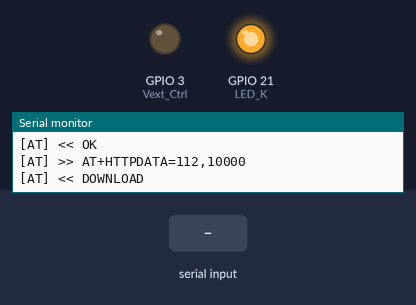
Simulated run of this sketch. Board: ESP32. Parts: output pins drawn as LEDs (lit = HIGH), the last lines printed to the serial monitor. Dashed ring = blinking. Inputs (shaded band) come from the test bench. Random numbers use the default seed unless the sketch sets one; the modem accepts every AT command (registered, SIM ready, sends succeed) and sends nothing else.

Above: at 7.6 s.
7.7 s: "+HTTPACTION: 1,200\n" received over the second serial link
10.7 s: "+HTTPACTION:1,200\n" received over the second serial link
At 11.08 s:
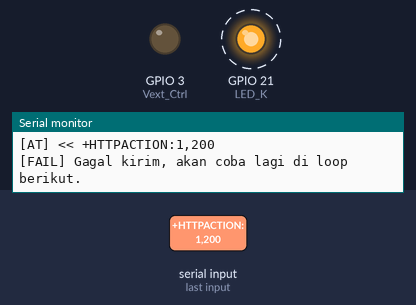
At 13.2 s:
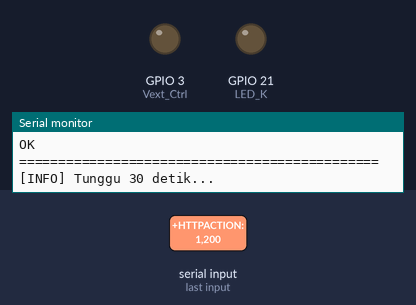
Timing chart, 0 to 14.7 s (numbered marks = the images above; inputs shaded):
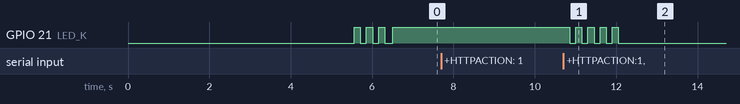

Measured:
- by itself, GPIO 21 (LED_K): alternates HIGH for 0.15 s and LOW for 0.15 s, 9 changes in all, then stays LOW

The sketch:

sim900a_https_tracker2.ino
```cpp
/*
 * ============================================================
 *  SIM900A + Heltec Wireless Tracker v1.2
 *  Kirim Data GPS (acak) via HTTPS POST
 * ============================================================
 *  PIN KONEKSI:
 *    SIM900A TX    --> GPIO 13 (RX ESP32)
 *    SIM900A RX    --> GPIO 14 (TX ESP32)
 *    SIM900A GND   --> GND Heltec
 *    SIM900A VCC   --> VBAT Heltec (3.7V)
 * ============================================================
 */

#include <HardwareSerial.h>

// ---- PIN HELTEC WIRELESS TRACKER v1.2 ----
#define Vext_Ctrl     3
#define LED_K         21
#define LED_BUILTIN   18  // JANGAN dipakai UART

// ---- PIN SIM900A ----
#define SIM_TX        17   // ESP32 TX --> SIM900A RX
#define SIM_RX        18   // ESP32 RX --> SIM900A TX
#define SIM_BAUD      9600
#define SERIAL_BAUD   115200

// ---- KONFIGURASI APN Indosat ----
const char* APN      = "indosatgprs";
const char* APN_USER = "indosat";
const char* APN_PASS = "indosat";

// ---- KONFIGURASI SERVER ----
const char* SERVER_HOST = "laser-tag-project.vercel.app";
const char* SERVER_PATH = "/api/tracker";

HardwareSerial simSerial(1);

// ============================================================
// SETUP
// ============================================================
void setup() {
  Serial.begin(SERIAL_BAUD);
  delay(1000);

  pinMode(Vext_Ctrl, OUTPUT);
  digitalWrite(Vext_Ctrl, LOW);   // Aktifkan peripheral onboard
  delay(500);

  pinMode(LED_K, OUTPUT);
  digitalWrite(LED_K, LOW);

  Serial.println("==============================================");
  Serial.println("  SIM900A HTTPS Tracker - Heltec WT v1.2");
  Serial.println("==============================================");

  simSerial.begin(SIM_BAUD, SERIAL_8N1, SIM_RX, SIM_TX);
  delay(2000);

  // --- Cek komunikasi modem ---
  Serial.println("[INIT] Cek komunikasi modem...");
  if (!sendAT("AT", "OK", 3000)) {
    Serial.println("[ERROR] SIM900A tidak merespons! Cek wiring & power.");
    while (true) { blinkLED(5); delay(1000); }
  }
  Serial.println("[OK] Modem merespons!");

  sendAT("ATE0", "OK", 2000);       // Matikan echo
  sendAT("ATI",  "OK", 2000);       // Info firmware

  // --- Cek SIM ---
  Serial.println("[INIT] Cek SIM card...");
  if (!sendAT("AT+CPIN?", "READY", 5000)) {
    Serial.println("[ERROR] SIM card tidak terbaca!");
    while (true) { blinkLED(3); delay(1000); }
  }
  Serial.println("[OK] SIM card OK!");

  // --- Paksa band 900+1800 MHz (Indosat) ---
  Serial.println("[INIT] Set band EGSM+DCS (900+1800 MHz) untuk Indosat...");
  if (sendAT("AT+CBAND=\"EGSM_DCS_MODE\"", "OK", 5000)) {
    Serial.println("[OK] Band berhasil diset ke 900+1800 MHz!");
  } else {
    Serial.println("[WARN] Gagal set band, mencoba ALL_BAND...");
    sendAT("AT+CBAND=\"ALL_BAND\"", "OK", 5000);
  }
  delay(2000);  // Beri waktu modem scan ulang

  // --- Cek sinyal ---
  Serial.println("[INIT] Cek kualitas sinyal...");
  sendAT("AT+CSQ", "OK", 3000);

  // --- Tunggu registrasi jaringan ---
  waitForNetwork();

  // --- Cek operator ---
  sendAT("AT+COPS?", "OK", 5000);

  Serial.println("[INFO] Inisialisasi selesai!");
  Serial.println("==============================================");
  blinkLED(3);
}

// ============================================================
// LOOP
// ============================================================
void loop() {
  // Generate data acak
  float  lat        = -6.2000 + (random(-1000, 1000) / 10000.0);
  float  lon        = 106.8000 + (random(-1000, 1000) / 10000.0);
  float  alt        = 10.0 + random(0, 100);
  int    sat        = random(4, 15);
  float  batt       = 3.5 + (random(0, 12) / 10.0);
  int    rssi       = -(random(50, 110));
  float  snr        = random(-5, 15) + (random(0, 9) / 10.0);
  String status_str = (batt > 3.7) ? "OK" : "LOW_BATT";

  // Tampilkan di Serial Monitor
  Serial.println("----------------------------------------------");
  Serial.println("[DATA] Payload yang akan dikirim:");
  Serial.printf("  LATITUDE  : %.6f\n", lat);
  Serial.printf("  LONGITUDE : %.6f\n", lon);
  Serial.printf("  ALT(m)    : %.1f\n", alt);
  Serial.printf("  SAT       : %d\n",   sat);
  Serial.printf("  BATT(V)   : %.1f\n", batt);
  Serial.printf("  RSSI(dBm) : %d\n",   rssi);
  Serial.printf("  SNR       : %.1f\n", snr);
  Serial.printf("  STATUS    : %s\n",   status_str.c_str());
  Serial.println("----------------------------------------------");

  // Buat JSON
  String json = "{";
  json += "\"latitude\":"  + String(lat,  6) + ",";
  json += "\"longitude\":" + String(lon,  6) + ",";
  json += "\"alt\":"       + String(alt,  1) + ",";
  json += "\"sat\":"       + String(sat)     + ",";
  json += "\"batt\":"      + String(batt, 1) + ",";
  json += "\"rssi\":"      + String(rssi)    + ",";
  json += "\"snr\":"       + String(snr,  1) + ",";
  json += "\"status\":\""  + status_str + "\"";
  json += "}";
  Serial.println("[INFO] JSON: " + json);

  // Cek sinyal sebelum kirim
  Serial.println("[INFO] Cek sinyal sebelum kirim...");
  sendAT("AT+CSQ",   "OK", 2000);
  sendAT("AT+CREG?", "OK", 2000);

  // Kirim data
  digitalWrite(LED_K, HIGH);
  bool ok = sendHTTPS(json);
  digitalWrite(LED_K, LOW);

  if (ok) {
    Serial.println("[OK] Data berhasil dikirim!");
    blinkLED(2);
  } else {
    Serial.println("[FAIL] Gagal kirim, akan coba lagi di loop berikut.");
    blinkLED(5);

    // Jika gagal, coba registrasi ulang
    Serial.println("[RETRY] Cek jaringan ulang...");
    sendAT("AT+CREG?", "OK", 3000);
  }

  Serial.println("==============================================");
  Serial.println("[INFO] Tunggu 30 detik...");
  delay(30000);
}

// ============================================================
// FUNGSI: Kirim via HTTPS
// ============================================================
bool sendHTTPS(String payload) {
  // Tutup sesi sebelumnya
  sendAT("AT+HTTPTERM", "", 1000);
  delay(300);

  // Setup bearer GPRS
  sendAT("AT+SAPBR=0,1", "", 2000);   // Tutup bearer dulu
  delay(500);
  if (!sendAT("AT+SAPBR=3,1,\"Contype\",\"GPRS\"", "OK", 3000)) return false;
  if (!sendAT("AT+SAPBR=3,1,\"APN\",\""  + String(APN)      + "\"", "OK", 3000)) return false;
  if (!sendAT("AT+SAPBR=3,1,\"USER\",\"" + String(APN_USER) + "\"", "OK", 2000)) return false;
  if (!sendAT("AT+SAPBR=3,1,\"PWD\",\""  + String(APN_PASS) + "\"", "OK", 2000)) return false;

  Serial.println("[SIM] Membuka bearer GPRS...");
  if (!sendAT("AT+SAPBR=1,1", "OK", 15000)) {
    Serial.println("[WARN] Gagal buka bearer!");
    return false;
  }

  // Cek IP yang didapat
  sendAT("AT+SAPBR=2,1", "OK", 3000);

  // Init HTTP
  if (!sendAT("AT+HTTPINIT", "OK", 3000)) return false;

  // Aktifkan SSL
  if (!sendAT("AT+HTTPSSL=1", "OK", 2000)) {
    Serial.println("[WARN] SSL tidak didukung, lanjut tanpa SSL...");
  }

  if (!sendAT("AT+HTTPPARA=\"CID\",1", "OK", 2000)) return false;

  String url = "https://" + String(SERVER_HOST) + String(SERVER_PATH);
  Serial.println("[SIM] URL: " + url);
  if (!sendAT("AT+HTTPPARA=\"URL\",\"" + url + "\"", "OK", 3000)) return false;

  if (!sendAT("AT+HTTPPARA=\"CONTENT\",\"application/json\"", "OK", 2000)) return false;

  // Input data
  String dataCmd = "AT+HTTPDATA=" + String(payload.length()) + ",10000";
  if (!sendAT(dataCmd, "DOWNLOAD", 5000)) return false;

  simSerial.print(payload);
  delay(2000);
  String r = readResponse(3000);
  Serial.println("[SIM] After HTTPDATA: " + r);

  // POST
  if (!sendAT("AT+HTTPACTION=1", "OK", 5000)) return false;

  Serial.println("[SIM] Menunggu respons server (max 20 detik)...");
  r = readResponse(20000);
  Serial.println("[SIM RESP] " + r);

  bool success = false;
  if (r.indexOf("+HTTPACTION: 1,200") >= 0 || r.indexOf("+HTTPACTION:1,200") >= 0) {
    success = true;
    Serial.println("[OK] HTTP 200 OK");
    sendAT("AT+HTTPREAD", "OK", 3000);
  } else if (r.indexOf("+HTTPACTION: 1,201") >= 0 || r.indexOf("+HTTPACTION:1,201") >= 0) {
    success = true;
    Serial.println("[OK] HTTP 201 Created");
  } else {
    // Parse kode error
    int idx = r.indexOf("+HTTPACTION");
    if (idx >= 0) {
      Serial.println("[ERR] Kode HTTP: " + r.substring(idx));
    }
  }

  sendAT("AT+HTTPTERM", "OK", 2000);
  sendAT("AT+SAPBR=0,1", "", 2000);  // Tutup bearer
  return success;
}

// ============================================================
// FUNGSI: Tunggu Registrasi Jaringan
// ============================================================
void waitForNetwork() {
  Serial.println("[NET] Menunggu registrasi jaringan 2G...");
  for (int i = 0; i < 30; i++) {
    simSerial.println("AT+CREG?");
    String resp = readResponse(3000);
    resp.trim();
    Serial.printf("[NET] Percobaan %2d: %s\n", i + 1, resp.c_str());

    if (resp.indexOf(",1") >= 0) {
      Serial.println("[OK] Terdaftar di jaringan home!");
      sendAT("AT+CSQ",   "OK", 2000);
      sendAT("AT+COPS?", "OK", 3000);
      return;
    }
    if (resp.indexOf(",5") >= 0) {
      Serial.println("[OK] Terdaftar (roaming)!");
      sendAT("AT+CSQ",   "OK", 2000);
      sendAT("AT+COPS?", "OK", 3000);
      return;
    }
    if (resp.indexOf(",3") >= 0) {
      Serial.println("[ERR] Registrasi DITOLAK jaringan!");
      Serial.println("      -> Cek SIM card aktif & tidak expired");
      break;
    }

    // Setiap 10x gagal, coba ganti band
    if (i == 10) {
      Serial.println("[NET] Mencoba ALL_BAND...");
      sendAT("AT+CBAND=\"ALL_BAND\"", "OK", 5000);
    }

    delay(3000);
  }
  Serial.println("[WARN] Timeout registrasi! Lanjut tanpa jaringan...");
}

// ============================================================
// FUNGSI: Kirim AT Command
// ============================================================
bool sendAT(String cmd, String expected, unsigned long timeout) {
  Serial.println("[AT] >> " + cmd);
  simSerial.println(cmd);
  String resp = readResponse(timeout);
  Serial.println("[AT] << " + resp);

  if (expected == "" || resp.indexOf(expected) >= 0) return true;
  if (resp.indexOf("ERROR") >= 0) return false;
  return false;
}

// ============================================================
// FUNGSI: Baca Respons SIM900A
// ============================================================
String readResponse(unsigned long timeout) {
  String response = "";
  unsigned long start = millis();
  while (millis() - start < timeout) {
    while (simSerial.available()) {
      response += (char)simSerial.read();
    }
    if (response.indexOf("OK")          >= 0 ||
        response.indexOf("ERROR")       >= 0 ||
        response.indexOf("DOWNLOAD")    >= 0 ||
        response.indexOf("+HTTPACTION") >= 0) break;
    delay(10);
  }
  response.trim();
  return response;
}

// ============================================================
// FUNGSI: Kedip LED
// ============================================================
void blinkLED(int times) {
  for (int i = 0; i < times; i++) {
    digitalWrite(LED_K, HIGH);
    delay(150);
    digitalWrite(LED_K, LOW);
    delay(150);
  }
}
```
